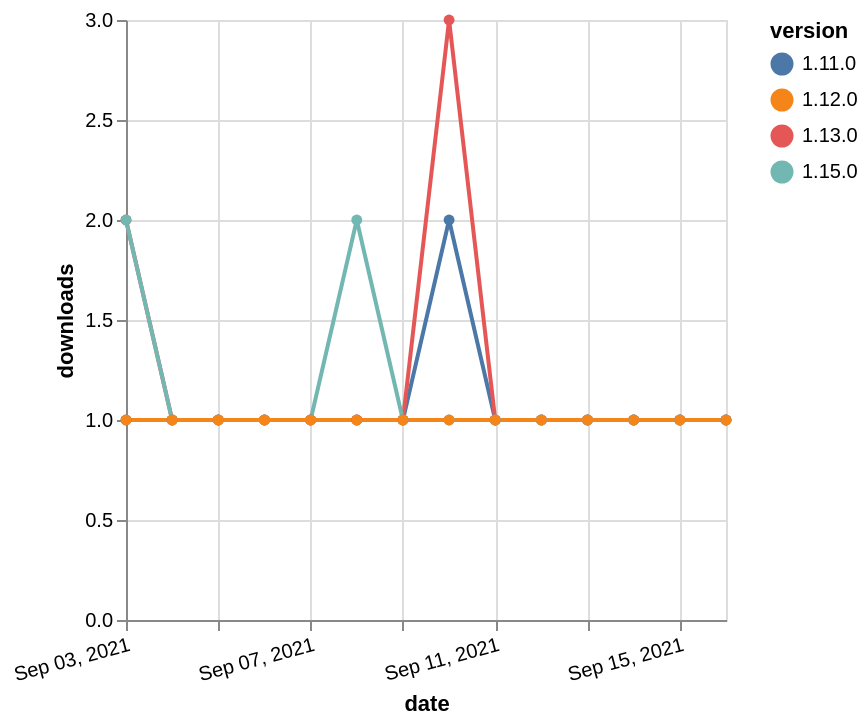

The specification (Vega-Lite) saved for this image:
### Vega-Lite specification from a JSON file in a GitHub repository (floating-point values rounded to 4 significant figures)
{"$schema": "https://vega.github.io/schema/vega-lite/v5.json", "description": "A simple bar chart with embedded data.", "data": {"values": [{"date": "2021-09-03", "total": 320, "delta": 1, "version": "1.11.0"}, {"date": "2021-09-04", "total": 321, "delta": 1, "version": "1.11.0"}, {"date": "2021-09-05", "total": 322, "delta": 1, "version": "1.11.0"}, {"date": "2021-09-06", "total": 323, "delta": 1, "version": "1.11.0"}, {"date": "2021-09-07", "total": 324, "delta": 1, "version": "1.11.0"}, {"date": "2021-09-08", "total": 325, "delta": 1, "version": "1.11.0"}, {"date": "2021-09-09", "total": 326, "delta": 1, "version": "1.11.0"}, {"date": "2021-09-10", "total": 328, "delta": 2, "version": "1.11.0"}, {"date": "2021-09-11", "total": 329, "delta": 1, "version": "1.11.0"}, {"date": "2021-09-12", "total": 330, "delta": 1, "version": "1.11.0"}, {"date": "2021-09-13", "total": 331, "delta": 1, "version": "1.11.0"}, {"date": "2021-09-14", "total": 332, "delta": 1, "version": "1.11.0"}, {"date": "2021-09-15", "total": 333, "delta": 1, "version": "1.11.0"}, {"date": "2021-09-16", "total": 334, "delta": 1, "version": "1.11.0"}, {"date": "2021-09-03", "total": 274, "delta": 2, "version": "1.13.0"}, {"date": "2021-09-04", "total": 275, "delta": 1, "version": "1.13.0"}, {"date": "2021-09-05", "total": 276, "delta": 1, "version": "1.13.0"}, {"date": "2021-09-06", "total": 277, "delta": 1, "version": "1.13.0"}, {"date": "2021-09-07", "total": 278, "delta": 1, "version": "1.13.0"}, {"date": "2021-09-08", "total": 279, "delta": 1, "version": "1.13.0"}, {"date": "2021-09-09", "total": 280, "delta": 1, "version": "1.13.0"}, {"date": "2021-09-10", "total": 283, "delta": 3, "version": "1.13.0"}, {"date": "2021-09-11", "total": 284, "delta": 1, "version": "1.13.0"}, {"date": "2021-09-12", "total": 285, "delta": 1, "version": "1.13.0"}, {"date": "2021-09-13", "total": 286, "delta": 1, "version": "1.13.0"}, {"date": "2021-09-14", "total": 287, "delta": 1, "version": "1.13.0"}, {"date": "2021-09-15", "total": 288, "delta": 1, "version": "1.13.0"}, {"date": "2021-09-16", "total": 289, "delta": 1, "version": "1.13.0"}, {"date": "2021-09-03", "total": 109, "delta": 2, "version": "1.15.0"}, {"date": "2021-09-04", "total": 110, "delta": 1, "version": "1.15.0"}, {"date": "2021-09-05", "total": 111, "delta": 1, "version": "1.15.0"}, {"date": "2021-09-06", "total": 112, "delta": 1, "version": "1.15.0"}, {"date": "2021-09-07", "total": 113, "delta": 1, "version": "1.15.0"}, {"date": "2021-09-08", "total": 115, "delta": 2, "version": "1.15.0"}, {"date": "2021-09-09", "total": 116, "delta": 1, "version": "1.15.0"}, {"date": "2021-09-10", "total": 117, "delta": 1, "version": "1.15.0"}, {"date": "2021-09-11", "total": 118, "delta": 1, "version": "1.15.0"}, {"date": "2021-09-12", "total": 119, "delta": 1, "version": "1.15.0"}, {"date": "2021-09-13", "total": 120, "delta": 1, "version": "1.15.0"}, {"date": "2021-09-14", "total": 121, "delta": 1, "version": "1.15.0"}, {"date": "2021-09-15", "total": 122, "delta": 1, "version": "1.15.0"}, {"date": "2021-09-16", "total": 123, "delta": 1, "version": "1.15.0"}, {"date": "2021-09-03", "total": 178, "delta": 1, "version": "1.12.0"}, {"date": "2021-09-04", "total": 179, "delta": 1, "version": "1.12.0"}, {"date": "2021-09-05", "total": 180, "delta": 1, "version": "1.12.0"}, {"date": "2021-09-06", "total": 181, "delta": 1, "version": "1.12.0"}, {"date": "2021-09-07", "total": 182, "delta": 1, "version": "1.12.0"}, {"date": "2021-09-08", "total": 183, "delta": 1, "version": "1.12.0"}, {"date": "2021-09-09", "total": 184, "delta": 1, "version": "1.12.0"}, {"date": "2021-09-10", "total": 185, "delta": 1, "version": "1.12.0"}, {"date": "2021-09-11", "total": 186, "delta": 1, "version": "1.12.0"}, {"date": "2021-09-12", "total": 187, "delta": 1, "version": "1.12.0"}, {"date": "2021-09-13", "total": 188, "delta": 1, "version": "1.12.0"}, {"date": "2021-09-14", "total": 189, "delta": 1, "version": "1.12.0"}, {"date": "2021-09-15", "total": 190, "delta": 1, "version": "1.12.0"}, {"date": "2021-09-16", "total": 191, "delta": 1, "version": "1.12.0"}]}, "width": "container", "mark": {"type": "line", "point": {"filled": true}}, "encoding": {"x": {"field": "date", "type": "temporal", "timeUnit": "yearmonthdate", "title": "date", "axis": {"labelAngle": -15}}, "y": {"field": "delta", "type": "quantitative", "title": "downloads"}, "color": {"field": "version", "type": "nominal"}, "tooltip": {"field": "delta"}}}
